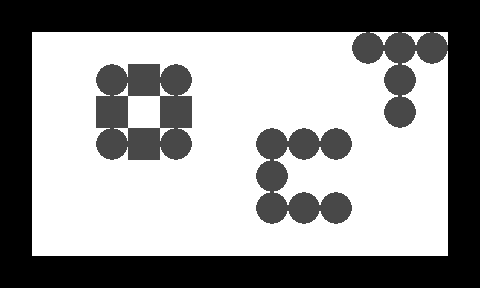

Below is a game level as drawn by its tile map, then a one-line description and the .tmx file that defines it, in full:
An orthogonal 15x9 tile map with 32x32 px tiles, 2 tile layers (1, 2).

<map version="1.0" orientation="orthogonal" width="15" height="9" tilewidth="32" tileheight="32">
 <tileset firstgid="1" name="n_tiles1" tilewidth="32" tileheight="32">
  <image source="../../images/map/common/n_tiles1.png" width="128" height="64" />
 </tileset>
 <layer name="1" width="15" height="9">
  <data encoding="csv">
1,1,1,1,1,1,1,1,1,1,1,1,1,1,1,
1,1,1,1,1,1,1,1,1,1,1,1,1,1,1,
1,1,1,1,1,1,1,1,1,1,1,1,1,1,1,
1,1,1,1,1,1,1,1,1,1,1,1,1,1,1,
1,1,1,1,1,1,1,1,1,1,1,1,1,1,1,
1,1,1,1,1,1,1,1,1,1,1,1,1,1,1,
1,1,1,1,1,1,1,1,1,1,1,1,1,1,1,
1,1,1,1,1,1,1,1,1,1,1,1,1,1,1,
1,1,1,1,1,1,1,1,1,1,1,1,1,1,1
</data>
 </layer>
 <layer name="2" width="15" height="9">
  <data encoding="csv">
2,2,2,2,2,2,2,2,2,2,2,2,2,2,2,
2,0,0,0,0,0,0,0,0,0,0,3,3,3,2,
2,0,0,3,4,3,0,0,0,0,0,0,3,0,2,
2,0,0,4,0,4,0,0,0,0,0,0,3,0,2,
2,0,0,3,4,3,0,0,3,3,3,0,0,0,2,
2,0,0,0,0,0,0,0,3,0,0,0,0,0,2,
2,0,0,0,0,0,0,0,3,3,3,0,0,0,2,
2,0,0,0,0,0,0,0,0,0,0,0,0,0,2,
2,2,2,2,2,2,2,2,2,2,2,2,2,2,2
</data>
 </layer>
</map>
